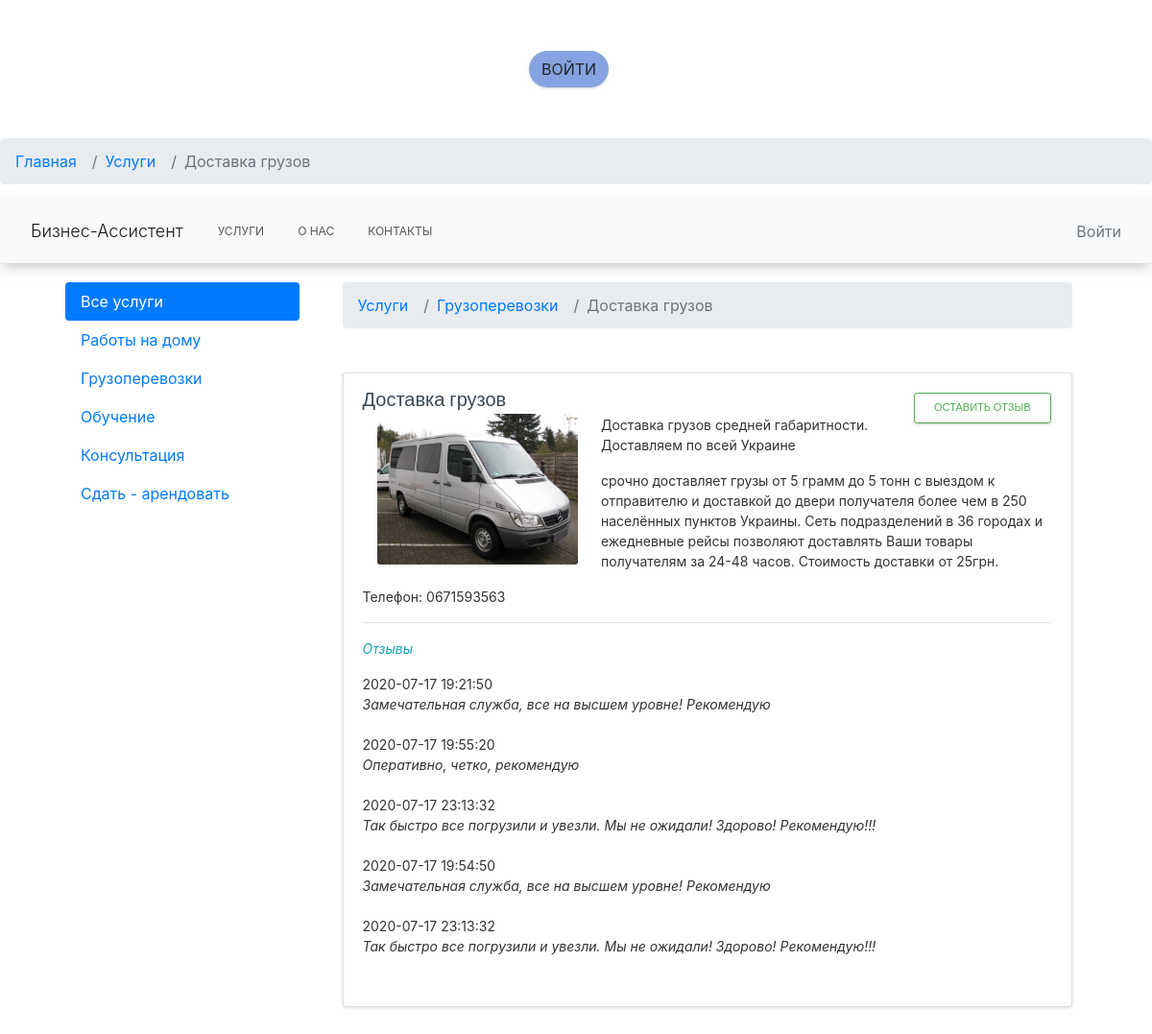
/admin/modules/serv_orders/detail.php?prod_id=4, run on the app's committed database.
### tables this page shows
CREATE TABLE `serv_orders` (
  `id` int(11) NOT NULL,
  `id_request` int(11) NOT NULL,
  `user_b_id` varchar(255) NOT NULL DEFAULT '0',
  `cat_id` varchar(255) NOT NULL,
  `title` varchar(255) NOT NULL,
  `description` varchar(255) NOT NULL,
  `content` varchar(500) NOT NULL,
  `phone` varchar(50) NOT NULL,
  `addr_town` varchar(255) NOT NULL,
  `addr_street` varchar(255) NOT NULL,
  `addr_house` varchar(255) NOT NULL,
  `addr_flat` varchar(50) NOT NULL,
  `image` varchar(255) NOT NULL,
  `status` varchar(10) NOT NULL DEFAULT 'Добавлено'
);

CREATE TABLE `serv_category` (
  `serv_cat_id` int(11) NOT NULL,
  `serv_cat_name` varchar(255) NOT NULL,
  `status` varchar(10) NOT NULL DEFAULT 'Добавлено'
);

CREATE TABLE `review` (
  `id` int(11) NOT NULL,
  `modificator` int(11) NOT NULL,
  `unit_id` int(11) NOT NULL,
  `user_id` int(11) NOT NULL,
  `date_time` varchar(50) NOT NULL,
  `reviewText` text NOT NULL
);

### services/product.php (the view, shortened to what this page needs)
<?php
	include $_SERVER['DOCUMENT_ROOT'] . '/services/configs/db.php';
	if(isset($_COOKIE["user_admin"])) {
	} else if(isset($_COOKIE["user_id_b"])) {
		include $_SERVER['DOCUMENT_ROOT'] . "/shop/parts/header.php"; ?>
			<div class="container">
	<?php }
	 else {
	include $_SERVER['DOCUMENT_ROOT'] . "/services/parts/header.php";
	}
	if(isset($_COOKIE["user_id_b"])) {
	$sql = "SELECT * FROM serv_orders WHERE id_request=" . $_GET['prod_id'];
	$result = $conn->query($sql);
	$row = mysqli_fetch_assoc($result);
 	} else {
		$sql = "SELECT * FROM serv_orders WHERE id=" . $_GET['prod_id'] . " ";
		$result = $conn->query($sql);
		$row = mysqli_fetch_assoc($result);
		$categoryResult = $conn->query('SELECT * FROM serv_category WHERE serv_cat_id =' . $row['cat_id'] . '');
		$category =  mysqli_fetch_assoc($categoryResult);
	} ?>
<?php
if(isset($_COOKIE["user_admin"]) || isset($_COOKIE["user_id_b"])) { } else { ?>
<nav aria-label="breadcrumb">
  <ol class="breadcrumb">
    <li class="breadcrumb-item"><a href="/">Услуги</a></li>
    <li class="breadcrumb-item active">
    	<a href="/services/cat.php?id=<?php echo $category['serv_cat_id'] ?>">
    		<?php echo $category['serv_cat_name'];?>
    	</a>
    </li>
    <li class="breadcrumb-item active" aria-current="page"><?php echo $row['title']?></li>
  </ol>
</nav> <?php
} ?>
<div class="row">
	<div class="col-12">
		<div class="card">
			<div class="card-body">
		   		<h5 class="card-title">
		   			<?php echo $row['title'];
		   			if(isset($_COOKIE["user_admin"]) || isset($_COOKIE["user_id_b"])) { } else { ?>
		   			<a href="/services/servReview.php?id=<?php echo $row['id']?>" type="button" class="btn btn-outline-success btn-sm float-right">Оставить отзыв</a> <?php
	                } ?>
		   		</h5>
		   		<div class="col-md-4">
			    	<img src="/services/images/<?php echo $row['image']; ?>" alt='Продукт' class="card-img float-left mr-4">
			    </div>
		   		<p class="card-text"><?php echo $row['description']; ?></p>
		   		<p class="card-text"><?php echo $row['content']; ?></p>
		   		<p class="card-text">Телефон: <?php echo $row['phone']; ?></p>
					<?php
	        			if(isset($_COOKIE["user_admin"])) { } else {
		   				echo "<hr><p><i class='text-info'>Отзывы</i><p>";
		   				$sql = "SELECT * FROM review WHERE unit_id='" . $row['id'] . "' LIMIT 5";
						$result = $conn->query($sql);
						while ($row = mysqli_fetch_assoc($result)){
							echo $row['date_time'] . "<br>";
							echo "<i class='card-text'>" . $row['reviewText'] . "</i><br><br>";
						}
					}
		   			?>
	  		</div>
		</div>
	</div>
</div>
<?php
	include $_SERVER['DOCUMENT_ROOT'] . "/services/parts/futer.php";
?>

### admin/modules/serv_orders/detail.php (shortened to what this page needs)
<?php
include $_SERVER["DOCUMENT_ROOT"] . "/configs/db.php";
$sql = "SELECT * FROM `serv_orders` WHERE `id`=" . $_GET['prod_id'];
$result = $conn->query($sql);
$row = mysqli_fetch_assoc($result);
include $_SERVER["DOCUMENT_ROOT"] . "/admin/parts/header.php";
?>
<nav aria-label="breadcrumb">
	<ol class="breadcrumb">
		<li class="breadcrumb-item"><a href="/admin">Главная</a></li>
		<li class="breadcrumb-item"><a href="/admin/serv_orders.php">Услуги</a></li>
		<li class="breadcrumb-item active" aria-current="page"><?php echo $row["title"] ?></li>
	</ol>
</nav>
<?php
include $_SERVER['DOCUMENT_ROOT'] . '/services/product.php';
?>

### services/parts/cat_nav.php
<div class="nav flex-column nav-pills" id="v-pills-tab" role="tablist" aria-orientation="vertical">
	<a class="nav-link <?php if( !isset($_GET['id']) ){echo 'active';}?>" href="/services/allServices.php">Все услуги</a>
	<?php
		$sql = "SELECT * FROM serv_category WHERE `status`= 'Добавлено'";
		$result = $conn->query($sql);
		while ( $row = mysqli_fetch_assoc($result) ) {
			if (isset($_GET['id']) && $_GET['id'] == $row['serv_cat_id']) {?>
				<a class="nav-link active" href="/services/cat.php?id=<?php echo $row['serv_cat_id']?>"><?php echo $row['serv_cat_name']?></a>
			<?php
			}
			else {?>
				<a class="nav-link" href="/services/cat.php?id=<?php echo $row['serv_cat_id']?>"><?php echo $row['serv_cat_name']?></a>
			<?php
			}
		}
	?>
</div>

### data on the page
serv_orders: title "Доставка грузов", image (picture), description "Доставка грузов средней габаритности. Доставляем по всей Украине", content "срочно доставляет грузы от 5 грамм до 5 тонн с выездом к отправителю и доставкой до двери получателя более чем в 250 населённых пунктов Украины. Сеть подразделений в 36 городах и ежедневные рейсы позволяют доставлять Ваши товары получателям за 24-48 часов. Стоимость доставки от 25грн.", phone "0671593563"
serv_category: serv_cat_name "Работы на дому"
serv_category: serv_cat_name "Грузоперевозки"
serv_category: serv_cat_name "Обучение"
serv_category: serv_cat_name "Консультация"
serv_category: serv_cat_name "Сдать - арендовать"
review: date_time "2020-07-17 19:21:50", reviewText "Замечательная служба, все на высшем уровне! Рекомендую"
review: date_time "2020-07-17 19:55:20", reviewText "Оперативно, четко, рекомендую"
review: date_time "2020-07-17 23:13:32", reviewText "Так быстро все погрузили и увезли. Мы не ожидали! Здорово! Рекомендую!!!"
review: date_time "2020-07-17 19:54:50", reviewText "Замечательная служба, все на высшем уровне! Рекомендую"
review: date_time "2020-07-17 23:13:32", reviewText "Так быстро все погрузили и увезли. Мы не ожидали! Здорово! Рекомендую!!!"
